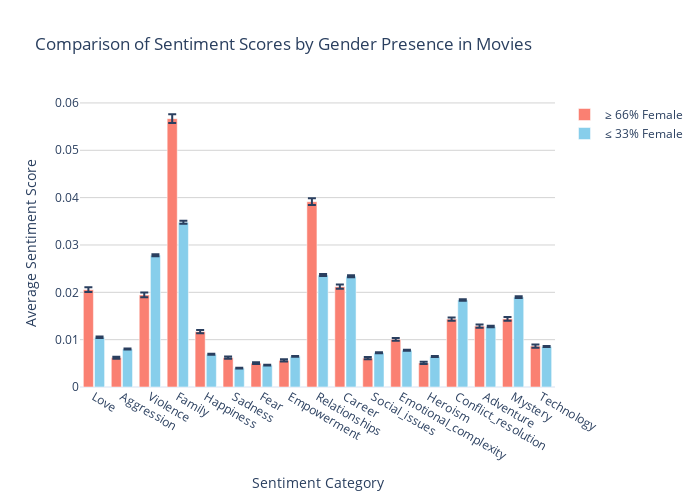

Notebook code for this chart:
### Code cell
us.plot_sentiment_comparison(sentiment_stats, sentiment_cols)

### Figure 1 — Plotly figure (JSON) as saved in the notebook; plotly's stock layout.template omitted (floating-point values rounded to 4 significant figures)
{"data": [{"error_y": {"array": [0.0005083, 0.0002153, 0.0004872, 0.0009082, 0.000342, 0.0002327, 0.000192, 0.0002281, 0.0007161, 0.0004628, 0.0002367, 0.0002822, 0.0002369, 0.000347, 0.0003399, 0.0004031, 0.000324], "type": "data", "visible": true}, "hovertemplate": "<b>%{x}</b><br>Score: %{y:.3f}<extra>≥ 66% Female</extra>", "marker": {"color": "salmon"}, "name": "≥ 66% Female", "type": "bar", "x": ["Love", "Aggression", "Violence", "Family", "Happiness", "Sadness", "Fear", "Empowerment", "Relationships", "Career", "Social_issues", "Emotional_complexity", "Heroism", "Conflict_resolution", "Adventure", "Mystery", "Technology"], "y": [0.02056, 0.006199, 0.01945, 0.05668, 0.01168, 0.006188, 0.005026, 0.005616, 0.03914, 0.0212, 0.006094, 0.01005, 0.005074, 0.01434, 0.01286, 0.01439, 0.008631]}, {"error_y": {"array": [0.0001465, 0.0001055, 0.000226, 0.0003177, 0.0001014, 6.883e-05, 7.334e-05, 9.408e-05, 0.0002187, 0.0002066, 0.0001173, 9.291e-05, 0.0001016, 0.0001669, 0.00014, 0.0002006, 0.0001274], "type": "data", "visible": true}, "hovertemplate": "<b>%{x}</b><br>Score: %{y:.3f}<extra>≤ 33% Female</extra>", "marker": {"color": "skyblue"}, "name": "≤ 33% Female", "type": "bar", "x": ["Love", "Aggression", "Violence", "Family", "Happiness", "Sadness", "Fear", "Empowerment", "Relationships", "Career", "Social_issues", "Emotional_complexity", "Heroism", "Conflict_resolution", "Adventure", "Mystery", "Technology"], "y": [0.0105, 0.008018, 0.02783, 0.03479, 0.006913, 0.003989, 0.004603, 0.006469, 0.02364, 0.02341, 0.007232, 0.007757, 0.006441, 0.01837, 0.01277, 0.01899, 0.008556]}], "layout": {"bargroupgap": 0.1, "barmode": "group", "height": 500, "hovermode": "x", "title": {"text": "Comparison of Sentiment Scores by Gender Presence in Movies"}, "width": 700, "xaxis": {"title": {"text": "Sentiment Category"}}, "yaxis": {"gridcolor": "lightgray", "gridwidth": 1, "showgrid": true, "title": {"text": "Average Sentiment Score"}}}}
